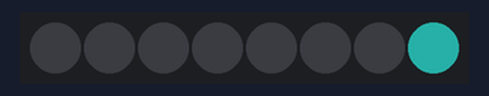
Bench run of a sketch on a simulated Arduino Uno, built with avr-gcc and run on an emulated ATmega328P. Shown: 8 RGB LEDs in strip order, left to right. Dim RGB values are drawn brighter than linear; random numbers use the default seed unless the sketch sets one.

Above: at 0.57 s.
At 4.96 s:
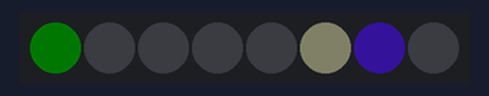
At 9.41 s:
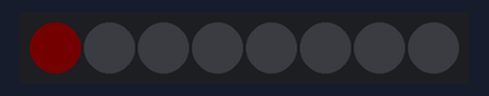
At 19.91 s:
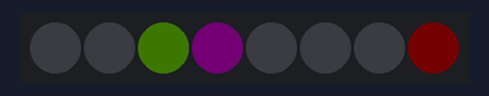
At 28.54 s:
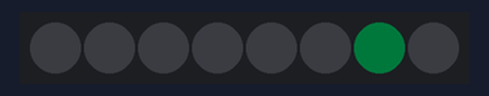
At 38.26 s:
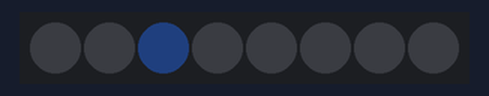
Timing chart, 0 to 40.0 s (numbered marks = the images above):
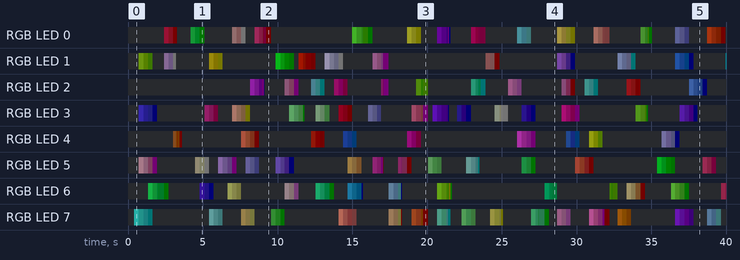

Measured:
- by itself, RGB LED 1: off → RGB(15, 21, 2) at 0.73 s, → RGB(4, 6, 0) 0.31 s later, → RGB(1, 2, 0) 0.31 s later, → off 0.30 s later, … (53 changes in this stretch)
- by itself, RGB LED 2: off → RGB(34, 7, 39) at 8.2 s, → RGB(11, 2, 13) 0.31 s later, → RGB(3, 0, 4) 0.30 s later, → RGB(1, 0, 1) 0.20 s later, … (54 changes in this stretch)

The sketch:

Twinkle_NeoPixel.ino
```cpp
#include <Adafruit_NeoPixel.h>

#define PIN 15
#define Pixels 8

// Parameter 1 = number of pixels in strip
// Parameter 2 = Arduino pin number (most are valid)
// Parameter 3 = pixel type flags, add together as needed:
//   NEO_KHZ800  800 KHz bitstream (most NeoPixel products w/WS2812 LEDs)
//   NEO_KHZ400  400 KHz (classic 'v1' (not v2) FLORA pixels, WS2811 drivers)
//   NEO_GRB     Pixels are wired for GRB bitstream (most NeoPixel products)
//   NEO_RGB     Pixels are wired for RGB bitstream (v1 FLORA pixels, not v2)
Adafruit_NeoPixel strip = Adafruit_NeoPixel(Pixels, PIN, NEO_GRB + NEO_KHZ800);

// IMPORTANT: To reduce NeoPixel burnout risk, add 1000 uF capacitor across
// pixel power leads, add 300 - 500 Ohm resistor on first pixel's data input
// and minimize distance between Arduino and first pixel.  Avoid connecting
// on a live circuit...if you must, connect GND first.


float redStates[Pixels];
float blueStates[Pixels];
float greenStates[Pixels];
float fadeRate = 0.96;

void setup() {
  strip.begin();
  strip.show(); // Initialize all pixels to 'off'
  strip.setBrightness(68);

  for(uint16_t l = 0; l < Pixels; l++) {
    redStates[l] = 0;
    greenStates[l] = 0;
    blueStates[l] = 0;
  }
}

void loop () {
   if (random(20) == 1) {
      uint16_t i = random(Pixels);
      if (redStates[i] < 1 && greenStates[i] < 1 && blueStates[i] < 1) {
        redStates[i] = random(256);
        greenStates[i] = random(256);
        blueStates[i] = random(256);
      }
    }

    for(uint16_t l = 0; l < Pixels; l++) {
      if (redStates[l] > 1 || greenStates[l] > 1 || blueStates[l] > 1) {
        strip.setPixelColor(l, redStates[l], greenStates[l], blueStates[l]);

        if (redStates[l] > 1) {
          redStates[l] = redStates[l] * fadeRate;
        } else {
          redStates[l] = 0;
        }

        if (greenStates[l] > 1) {
          greenStates[l] = greenStates[l] * fadeRate;
        } else {
          greenStates[l] = 0;
        }

        if (blueStates[l] > 1) {
          blueStates[l] = blueStates[l] * fadeRate;
        } else {
          blueStates[l] = 0;
        }

      } else {
        strip.setPixelColor(l, 0, 0, 0);
      }
    }
    strip.show();
    delay(10);

}
```
